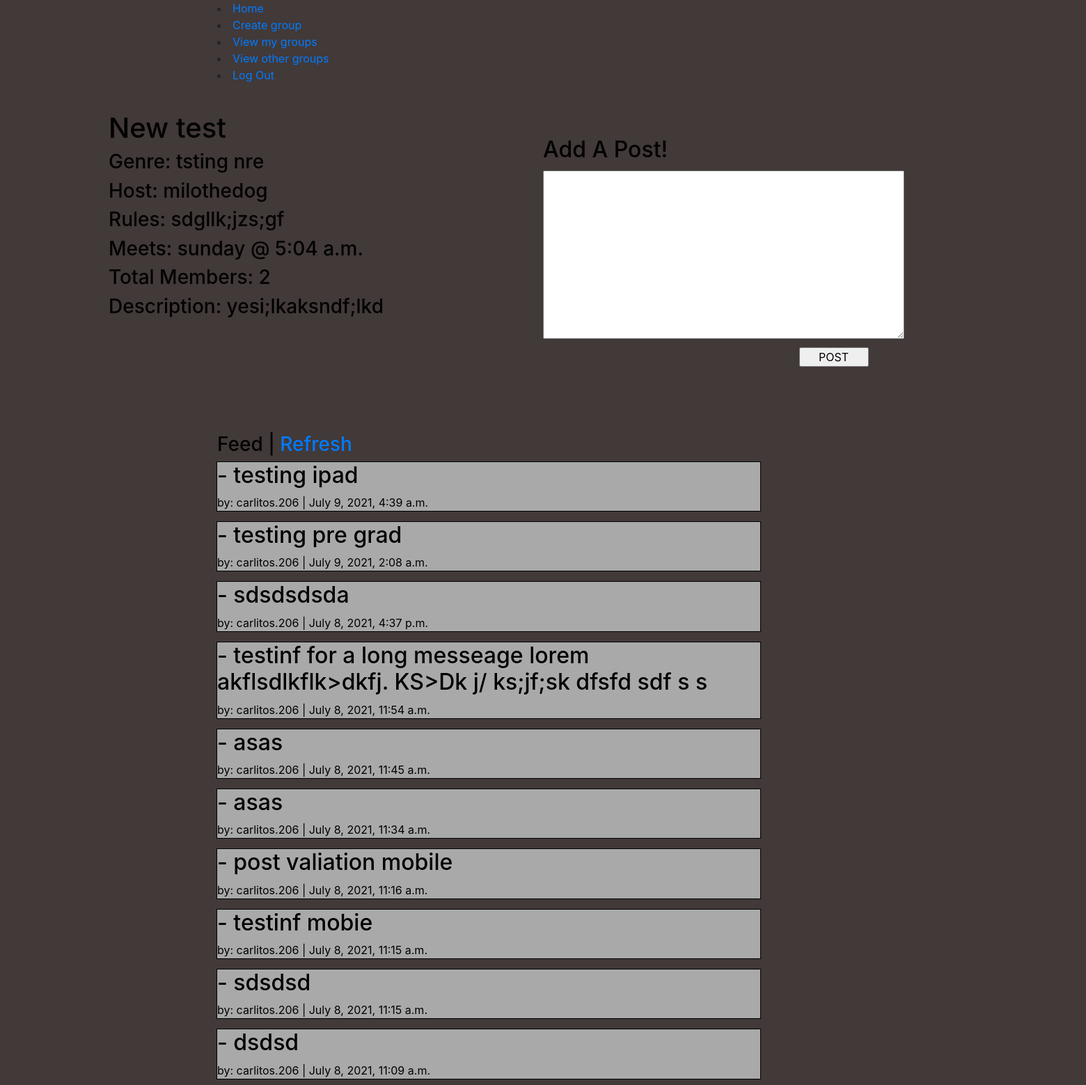
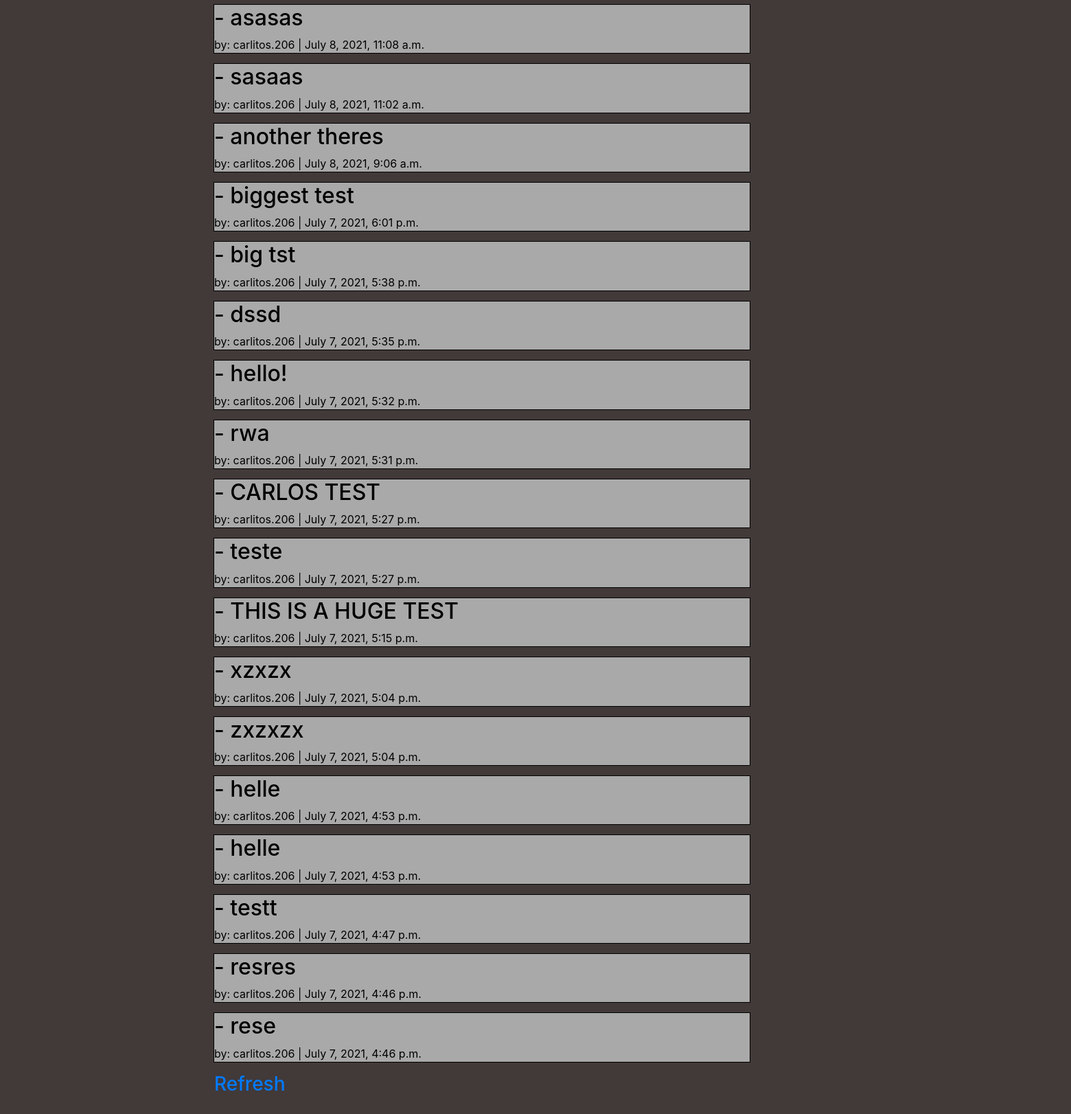
The page /group_chat/3 (signed in) on the database its author committed (2 pictures, top to bottom).
### musicAPP/models.py (models this page shows)
class Group(models.Model):
    name = models.CharField(max_length=255)
    genre = models.CharField(max_length=255)
    desc = models.TextField()
    rules = models.TextField()
    owner = models.ForeignKey(Users, related_name = 'group_leader', on_delete=models.CASCADE)
    joined = models.ManyToManyField(Users, related_name='members')
    day = models.CharField(max_length=255)
    time=models.TimeField()
    created_at = models.DateTimeField(auto_now_add=True)
    updated_at = models.DateTimeField(auto_now=True)
    objects = GroupManager()

class Users(models.Model):
    first_name=models.CharField(max_length=255)
    last_name=models.CharField(max_length=255)
    email=models.CharField(max_length=255)
    gender=models.CharField(max_length=255)
    username=models.CharField(max_length=255)
    password=models.CharField(max_length=255)
    profile_pic=models.FileField()
    created_at=models.DateTimeField(auto_now_add=True)
    updated_at=models.DateTimeField(auto_now=True)
    objects=UserManager()

class Wall_Message(models.Model):
    message = models.CharField(max_length=255)
    poster = models.ForeignKey(Users, related_name='user_messages', on_delete=models.CASCADE)
    group = models.ForeignKey(Group, related_name='group_messages', on_delete=models.CASCADE)
    created_at=models.DateTimeField(auto_now_add=True)
    updated_at=models.DateTimeField(auto_now=True)
    objects= WallManager()

### musicAPP/views.py (the view)
# urls.py: path('group_chat/<int:group_id>', views.group_chat),
def group_chat(request, group_id):
    if 'user_id' in request.session:
        this_member=request.session['user_id']
        if Group.objects.filter(id=group_id, owner=this_member) or  Group.objects.filter(id=group_id, joined=this_member):
            a_group = Group.objects.get(id=group_id)
            group_messages = Wall_Message.objects.filter(group_id = group_id)
            context = {
                'group':a_group,
                'group_messages': group_messages.order_by('-created_at')
            }
            return render(request, 'group_chat.html', context)
        else:
            messages.error(request, "Need to be member to interact")
            return redirect('/dashboard')
    else:
        return redirect("/")

### musicAPP/templates/group_chat.html (shortened to what this page needs)
<!DOCTYPE html>
<html lang="en">
<head>
    <link rel="stylesheet" href="https://cdn.jsdelivr.net/npm/bootstrap@4.6.0/dist/css/bootstrap.min.css">
    {% load static %}
    <link rel="stylesheet" href="{% static 'css/group_chat.css' %}">
    <link rel="stylesheet" href="https://unpkg.com/purecss@2.0.6/build/pure-min.css">
    <link href="https://stackpath.bootstrapcdn.com/bootstrap/4.5.0/css/bootstrap.min.css" rel="stylesheet">
</head>
<body id="wrapper">
    <div  id="skip-mobile" class="pure-menu pure-menu-horizontal pure-menu-scrollable" id="main_table">
        <div class="pure-menu-list">
            <li class="pure-menu-item">
                <a href="/dashboard" class="pure-menu-link">Home</a>
            </li>
            <li class="pure-menu-item">
                <a href="/new" class="pure-menu-link">Create group</a>
            </li>
            <li class="pure-menu-item">
                <a href="/myGroups" class="pure-menu-link">View my groups</a>
            </li>
            <li class="pure-menu-item">
                <a href="/allGroups" class="pure-menu-link">View other groups</a>
            </li>
            <li class="pure-menu-item">
                <a href="/logout" class="pure-menu-link">Log Out</a>
            </li>
        </div>
    </div>
    <div class="group-box">
        <h1>{{group.name}}</h1>
        <h3>Genre:  {{group.genre}}</h3>
        <h3>Host: {{group.owner.username}}</h3>
        <h3>Rules: {{group.rules}}</h3>
        <h3>Meets: {{group.day}} @ {{group.time}}</h3>
        <h3>Total Members: {{group.joined.all.count}}</h3>
        <h3>Description: {{group.desc}}</h3>
    </div>
    <div class="post-box">
        <h2>Add A Post!</h2>
        <div>
            <form action="/process_message/{{ group.id }}" method=POST>
                    <textarea name="message" id="mess" cols="49" rows="10"></textarea>
                    <input type="submit" id="post-btn"value='POST'>
            </form>
        </div>
    </div>
    <div class="feed">
        <h3 id="feed-title">Feed | <a class="a-tags" href="/group_chat/{{group.id}}">Refresh</a></h3>
        <div id="dm">
            {% for post in group_messages %}
                <div class="post_data">
                    <h2>- {{post.message}}</h2>
                    <p>by: {{post.poster.username}} | {{post.created_at}}</p>
                </div>
            {% endfor %}
        </div>
        <h3><a class="a-tags" href="/group_chat/{{group.id}}">Refresh</a></h3>
    </div>
</body>
</html>

### musicAPP/static/css/group_chat.css (style rules this page uses)
* { padding: 0px; margin: 0px; }
body { max-width: 1920px; margin: 0 auto; background-color: pink; position: relative; }
@media only screen and (min-width:481px) { #wrapper { z-index: -1; background-color: rgb(66, 57, 57); } }
@media only screen and (min-width:481px) { #skip-mobile { display: none; } }
@media only screen and (min-width:481px) { .group-box { color: black; position: relative; top: 70px; z-index: -1; left: 3%; } }
@media only screen and (min-width:481px) { .post-box { color: black; position: relative; left: 3%; top: 70px; } }
@media only screen and (min-width:481px) { #mess { position: relative; top: 3px; } }
@media only screen and (min-width:481px) { #post-btn { position: relative; left: 10%; width: 100px; } }
@media only screen and (min-width:481px) { .feed { color: black; position: relative; top: 65px; left: 3%; z-index: -1; } }
@media only screen and (min-width:481px) { .post_data { background-color: darkgray; color: black; outline: black 1px solid; width: 95%; } }
@media only screen and (min-width:1024px) { #wrapper { z-index: -1; background-color: rgb(66, 57, 57); } }
@media only screen and (min-width:1024px) { #skip-mobile { display: block; position: relative; left: 20%; } }
@media only screen and (min-width:1024px) { .group-box { position: relative; top: 40px; left: 10%; } }
@media only screen and (min-width:1024px) { .post-box { position: relative; left: 50%; top: -230px; } }
@media only screen and (min-width:1024px) { #mess { position: relative; top: 3px; } }
@media only screen and (min-width:1024px) { #post-btn { position: relative; width: 100px; top: 35px; left: -10%; } }
@media only screen and (min-width:1024px) { .feed { position: relative; left: 20%; top: -100px; } }
@media only screen and (min-width:1024px) { .post_data { outline: black 1px solid; width: 50%; } }
@media only screen and (min-width:1024px) { .a-tags { position: relative; } }

### rows shown on the page
Group: name "New test", genre "tsting nre", owner.username "milothedog", rules "sdgllk;jzs;gf", day "sunday", time "5:04 a.m.", joined.all.count "2", desc "yesi;lkaksndf;lkd"
Wall_Message: message "testing ipad", poster.username "carlitos.206", created_at "July 9, 2021, 4:39 a.m."
Wall_Message: message "testing pre grad", poster.username "carlitos.206", created_at "July 9, 2021, 2:08 a.m."
Wall_Message: message "sdsdsdsda", poster.username "carlitos.206", created_at "July 8, 2021, 4:37 p.m."
Wall_Message: message "testinf for a long messeage lorem akflsdlkflk>dkfj. KS>Dk j/ ks;jf;sk dfsfd sdf s s", poster.username "carlitos.206", created_at "July 8, 2021, 11:54 a.m."
Wall_Message: message "asas", poster.username "carlitos.206", created_at "July 8, 2021, 11:45 a.m."
Wall_Message: message "asas", poster.username "carlitos.206", created_at "July 8, 2021, 11:34 a.m."
Wall_Message: message "post valiation mobile", poster.username "carlitos.206", created_at "July 8, 2021, 11:16 a.m."
Wall_Message: message "testinf mobie", poster.username "carlitos.206", created_at "July 8, 2021, 11:15 a.m."
Wall_Message: message "sdsdsd", poster.username "carlitos.206", created_at "July 8, 2021, 11:15 a.m."
Wall_Message: message "dsdsd", poster.username "carlitos.206", created_at "July 8, 2021, 11:09 a.m."
Wall_Message: message "asasas", poster.username "carlitos.206", created_at "July 8, 2021, 11:08 a.m."
Wall_Message: message "sasaas", poster.username "carlitos.206", created_at "July 8, 2021, 11:02 a.m."
Wall_Message: message "another theres", poster.username "carlitos.206", created_at "July 8, 2021, 9:06 a.m."
Wall_Message: message "biggest test", poster.username "carlitos.206", created_at "July 7, 2021, 6:01 p.m."
Wall_Message: message "big tst", poster.username "carlitos.206", created_at "July 7, 2021, 5:38 p.m."
Wall_Message: message "dssd", poster.username "carlitos.206", created_at "July 7, 2021, 5:35 p.m."
Wall_Message: message "hello!", poster.username "carlitos.206", created_at "July 7, 2021, 5:32 p.m."
Wall_Message: message "rwa", poster.username "carlitos.206", created_at "July 7, 2021, 5:31 p.m."
Wall_Message: message "CARLOS TEST", poster.username "carlitos.206", created_at "July 7, 2021, 5:27 p.m."
Wall_Message: message "teste", poster.username "carlitos.206", created_at "July 7, 2021, 5:27 p.m."
Wall_Message: message "THIS IS A HUGE TEST", poster.username "carlitos.206", created_at "July 7, 2021, 5:15 p.m."
Wall_Message: message "xzxzx", poster.username "carlitos.206", created_at "July 7, 2021, 5:04 p.m."
Wall_Message: message "zxzxzx", poster.username "carlitos.206", created_at "July 7, 2021, 5:04 p.m."
Wall_Message: message "helle", poster.username "carlitos.206", created_at "July 7, 2021, 4:53 p.m."
Wall_Message: message "helle", poster.username "carlitos.206", created_at "July 7, 2021, 4:53 p.m."
Wall_Message: message "testt", poster.username "carlitos.206", created_at "July 7, 2021, 4:47 p.m."
Wall_Message: message "resres", poster.username "carlitos.206", created_at "July 7, 2021, 4:46 p.m."
Wall_Message: message "rese", poster.username "carlitos.206", created_at "July 7, 2021, 4:46 p.m."
